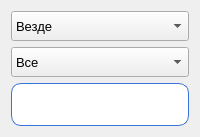
             <widget class="QWidget" name="Clear">
              <attribute name="title">
               <string>Убрать</string>
              </attribute>
              <layout class="QVBoxLayout" name="verticalLayout_16">
               <item>
                <widget class="QComboBox" name="weekday3">
                 <property name="minimumSize">
                  <size>
                   <width>0</width>
                   <height>30</height>
                  </size>
                 </property>
                 <property name="font">
                  <font>
                   <pointsize>10</pointsize>
                  </font>
                 </property>
                 <item>
                  <property name="text">
                   <string>Везде</string>
                  </property>
                 </item>
                 <item>
                  <property name="text">
                   <string>Пн</string>
                  </property>
                 </item>
                 <item>
                  <property name="text">
                   <string>Вт</string>
                  </property>
                 </item>
                 <item>
                  <property name="text">
                   <string>Ср</string>
                  </property>
                 </item>
                 <item>
                  <property name="text">
                   <string>Чт</string>
                  </property>
                 </item>
                 <item>
                  <property name="text">
                   <string>Пт</string>
                  </property>
                 </item>
                 <item>
                  <property name="text">
                   <string>Сб</string>
                  </property>
                 </item>
                </widget>
               </item>
               <item>
                <widget class="QComboBox" name="object3">
                 <property name="minimumSize">
                  <size>
                   <width>0</width>
                   <height>30</height>
                  </size>
                 </property>
                 <property name="font">
                  <font>
                   <pointsize>10</pointsize>
                  </font>
                 </property>
                 <item>
                  <property name="text">
                   <string>Все</string>
                  </property>
                 </item>
                 <item>
                  <property name="text">
                   <string>1</string>
                  </property>
                 </item>
                 <item>
                  <property name="text">
                   <string>2</string>
                  </property>
                 </item>
                 <item>
                  <property name="text">
                   <string>3</string>
                  </property>
                 </item>
                 <item>
                  <property name="text">
                   <string>4</string>
                  </property>
                 </item>
                 <item>
                  <property name="text">
                   <string>5</string>
                  </property>
                 </item>
                 <item>
                  <property name="text">
                   <string>6</string>
                  </property>
                 </item>
                 <item>
                  <property name="text">
                   <string>7</string>
                  </property>
                 </item>
                 <item>
                  <property name="text">
                   <string>8</string>
                  </property>
                 </item>
                </widget>
               </item>
               <item>
                <widget class="QPushButton" name="clear_but">
                 <property name="minimumSize">
                  <size>
                   <width>0</width>
                   <height>40</height>
                  </size>
                 </property>
                 <property name="font">
                  <font>
                   <pointsize>-1</pointsize>
                   <weight>50</weight>
                   <bold>false</bold>
                  </font>
                 </property>
                 <property name="styleSheet">
                  <string notr="true">QPushButton {
    padding:10px;
    color: #ffffff;
    font-size: 18px;
    border-radius: 10px;
    border: 1px solid #3873d9;
    background-color: white; }

QPushButton:hover{
	background-color: rgb(171, 211, 247);
	effect = QtWidgets.QGraphicsDropShadowEffect(QPushButton)
	effect.setOffset(0, 0)
	effect.setBlurRadius(20)
	effect.setColor(QColor(57, 219, 255))
	QPushButton.setGraphicsEffect(effect)
}</string>
                 </property>
                 <property name="text">
                  <string>Убрать</string>
                 </property>
                </widget>
               </item>
              </layout>
             </widget>
